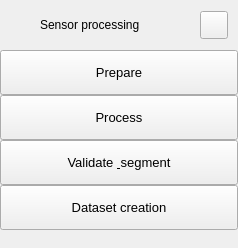
        <widget class="QFrame" name="extraLeftBox">
         <property name="minimumSize">
          <size>
           <width>0</width>
           <height>0</height>
          </size>
         </property>
         <property name="maximumSize">
          <size>
           <width>0</width>
           <height>16777215</height>
          </size>
         </property>
         <property name="frameShape">
          <enum>QFrame::NoFrame</enum>
         </property>
         <property name="frameShadow">
          <enum>QFrame::Raised</enum>
         </property>
         <layout class="QVBoxLayout" name="extraColumLayout">
          <property name="spacing">
           <number>0</number>
          </property>
          <property name="leftMargin">
           <number>0</number>
          </property>
          <property name="topMargin">
           <number>0</number>
          </property>
          <property name="rightMargin">
           <number>0</number>
          </property>
          <property name="bottomMargin">
           <number>0</number>
          </property>
          <item>
           <widget class="QFrame" name="extraTopBg">
            <property name="minimumSize">
             <size>
              <width>0</width>
              <height>50</height>
             </size>
            </property>
            <property name="maximumSize">
             <size>
              <width>16777215</width>
              <height>50</height>
             </size>
            </property>
            <property name="frameShape">
             <enum>QFrame::NoFrame</enum>
            </property>
            <property name="frameShadow">
             <enum>QFrame::Raised</enum>
            </property>
            <layout class="QVBoxLayout" name="verticalLayout_5">
             <property name="spacing">
              <number>0</number>
             </property>
             <property name="leftMargin">
              <number>0</number>
             </property>
             <property name="topMargin">
              <number>0</number>
             </property>
             <property name="rightMargin">
              <number>0</number>
             </property>
             <property name="bottomMargin">
              <number>0</number>
             </property>
             <item>
              <layout class="QGridLayout" name="extraTopLayout">
               <property name="leftMargin">
                <number>10</number>
               </property>
               <property name="rightMargin">
                <number>10</number>
               </property>
               <property name="horizontalSpacing">
                <number>10</number>
               </property>
               <property name="verticalSpacing">
                <number>0</number>
               </property>
               <item row="0" column="0">
                <widget class="QFrame" name="extraIcon">
                 <property name="minimumSize">
                  <size>
                   <width>20</width>
                   <height>0</height>
                  </size>
                 </property>
                 <property name="maximumSize">
                  <size>
                   <width>20</width>
                   <height>20</height>
                  </size>
                 </property>
                 <property name="frameShape">
                  <enum>QFrame::NoFrame</enum>
                 </property>
                 <property name="frameShadow">
                  <enum>QFrame::Raised</enum>
                 </property>
                </widget>
               </item>
               <item row="0" column="1">
                <widget class="QLabel" name="extraLabel">
                 <property name="minimumSize">
                  <size>
                   <width>150</width>
                   <height>0</height>
                  </size>
                 </property>
                 <property name="text">
                  <string>Sensor processing</string>
                 </property>
                </widget>
               </item>
               <item row="0" column="2">
                <widget class="QPushButton" name="extraCloseColumnBtn">
                 <property name="minimumSize">
                  <size>
                   <width>28</width>
                   <height>28</height>
                  </size>
                 </property>
                 <property name="maximumSize">
                  <size>
                   <width>28</width>
                   <height>28</height>
                  </size>
                 </property>
                 <property name="cursor">
                  <cursorShape>PointingHandCursor</cursorShape>
                 </property>
                 <property name="toolTip">
                  <string>Close sensor processing</string>
                 </property>
                 <property name="text">
                  <string />
                 </property>
                 <property name="icon">
                  <iconset resource="resources.qrc">
                   <normaloff>:/icons/images/icons/icon_close.png</normaloff>:/icons/images/icons/icon_close.png</iconset>
                 </property>
                 <property name="iconSize">
                  <size>
                   <width>20</width>
                   <height>20</height>
                  </size>
                 </property>
                </widget>
               </item>
              </layout>
             </item>
            </layout>
           </widget>
          </item>
          <item>
           <widget class="QFrame" name="extraContent">
            <property name="frameShape">
             <enum>QFrame::NoFrame</enum>
            </property>
            <property name="frameShadow">
             <enum>QFrame::Raised</enum>
            </property>
            <layout class="QVBoxLayout" name="verticalLayout_12">
             <property name="spacing">
              <number>0</number>
             </property>
             <property name="leftMargin">
              <number>0</number>
             </property>
             <property name="topMargin">
              <number>0</number>
             </property>
             <property name="rightMargin">
              <number>0</number>
             </property>
             <property name="bottomMargin">
              <number>0</number>
             </property>
             <item alignment="Qt::AlignTop">
              <widget class="QFrame" name="extraTopMenu">
               <property name="frameShape">
                <enum>QFrame::NoFrame</enum>
               </property>
               <property name="frameShadow">
                <enum>QFrame::Raised</enum>
               </property>
               <layout class="QVBoxLayout" name="verticalLayout_11">
                <property name="spacing">
                 <number>0</number>
                </property>
                <property name="leftMargin">
                 <number>0</number>
                </property>
                <property name="topMargin">
                 <number>0</number>
                </property>
                <property name="rightMargin">
                 <number>0</number>
                </property>
                <property name="bottomMargin">
                 <number>0</number>
                </property>
                <item>
                 <widget class="QPushButton" name="btn_prepare">
                  <property name="sizePolicy">
                   <sizepolicy hsizetype="Expanding" vsizetype="Fixed">
                    <horstretch>0</horstretch>
                    <verstretch>0</verstretch>
                   </sizepolicy>
                  </property>
                  <property name="minimumSize">
                   <size>
                    <width>0</width>
                    <height>45</height>
                   </size>
                  </property>
                  <property name="font">
                   <font>
                    <family>Segoe UI</family>
                    <pointsize>10</pointsize>
                    <weight>50</weight>
                    <italic>false</italic>
                    <bold>false</bold>
                   </font>
                  </property>
                  <property name="cursor">
                   <cursorShape>PointingHandCursor</cursorShape>
                  </property>
                  <property name="layoutDirection">
                   <enum>Qt::LeftToRight</enum>
                  </property>
                  <property name="styleSheet">
                   <string notr="true">background-image: url(:/icons/images/icons/cil-folder-open.png);</string>
                  </property>
                  <property name="text">
                   <string>Prepare</string>
                  </property>
                 </widget>
                </item>
                <item>
                 <widget class="QPushButton" name="btn_process">
                  <property name="sizePolicy">
                   <sizepolicy hsizetype="Expanding" vsizetype="Fixed">
                    <horstretch>0</horstretch>
                    <verstretch>0</verstretch>
                   </sizepolicy>
                  </property>
                  <property name="minimumSize">
                   <size>
                    <width>0</width>
                    <height>45</height>
                   </size>
                  </property>
                  <property name="font">
                   <font>
                    <family>Segoe UI</family>
                    <pointsize>10</pointsize>
                    <weight>50</weight>
                    <italic>false</italic>
                    <bold>false</bold>
                   </font>
                  </property>
                  <property name="cursor">
                   <cursorShape>PointingHandCursor</cursorShape>
                  </property>
                  <property name="layoutDirection">
                   <enum>Qt::LeftToRight</enum>
                  </property>
                  <property name="styleSheet">
                   <string notr="true">background-image: url(:/icons/images/icons/cil-loop-circular.png);</string>
                  </property>
                  <property name="text">
                   <string>Process</string>
                  </property>
                 </widget>
                </item>
                <item>
                 <widget class="QPushButton" name="btn_validate">
                  <property name="sizePolicy">
                   <sizepolicy hsizetype="Expanding" vsizetype="Fixed">
                    <horstretch>0</horstretch>
                    <verstretch>0</verstretch>
                   </sizepolicy>
                  </property>
                  <property name="minimumSize">
                   <size>
                    <width>0</width>
                    <height>45</height>
                   </size>
                  </property>
                  <property name="font">
                   <font>
                    <family>Segoe UI</family>
                    <pointsize>10</pointsize>
                    <weight>50</weight>
                    <italic>false</italic>
                    <bold>false</bold>
                   </font>
                  </property>
                  <property name="cursor">
                   <cursorShape>PointingHandCursor</cursorShape>
                  </property>
                  <property name="layoutDirection">
                   <enum>Qt::LeftToRight</enum>
                  </property>
                  <property name="styleSheet">
                   <string notr="true">background-image: url(:/icons/images/icons/cil-check-alt.png);</string>
                  </property>
                  <property name="text">
                   <string>Validate &amp; segment</string>
                  </property>
                 </widget>
                </item>
                <item>
                 <widget class="QPushButton" name="btn_dataset">
                  <property name="sizePolicy">
                   <sizepolicy hsizetype="Expanding" vsizetype="Fixed">
                    <horstretch>0</horstretch>
                    <verstretch>0</verstretch>
                   </sizepolicy>
                  </property>
                  <property name="minimumSize">
                   <size>
                    <width>0</width>
                    <height>45</height>
                   </size>
                  </property>
                  <property name="font">
                   <font>
                    <family>Segoe UI</family>
                    <pointsize>10</pointsize>
                    <weight>50</weight>
                    <italic>false</italic>
                    <bold>false</bold>
                   </font>
                  </property>
                  <property name="cursor">
                   <cursorShape>PointingHandCursor</cursorShape>
                  </property>
                  <property name="layoutDirection">
                   <enum>Qt::LeftToRight</enum>
                  </property>
                  <property name="styleSheet">
                   <string notr="true">background-image: url(:/icons/images/icons/cil-library-add.png);</string>
                  </property>
                  <property name="text">
                   <string>Dataset creation</string>
                  </property>
                 </widget>
                </item>
               </layout>
              </widget>
             </item>
             <item>
              <widget class="QFrame" name="extraCenter">
               <property name="frameShape">
                <enum>QFrame::NoFrame</enum>
               </property>
               <property name="frameShadow">
                <enum>QFrame::Raised</enum>
               </property>
               <layout class="QVBoxLayout" name="verticalLayout_10" />
              </widget>
             </item>
             <item>
              <widget class="QFrame" name="extraBottom">
               <property name="frameShape">
                <enum>QFrame::NoFrame</enum>
               </property>
               <property name="frameShadow">
                <enum>QFrame::Raised</enum>
               </property>
              </widget>
             </item>
            </layout>
           </widget>
          </item>
         </layout>
        </widget>
